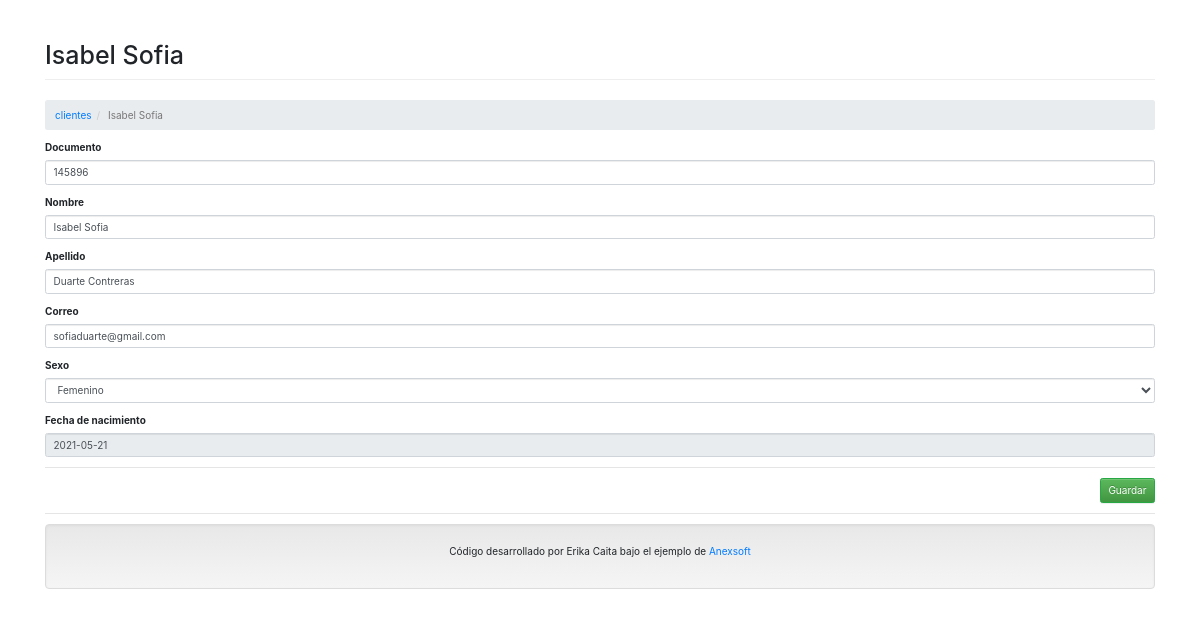
Screenshot of /?c=Cliente&a=Crud&id=10 with the database file from the repository.
### tables this page shows
CREATE TABLE `clientes` (
  `id` int(11) NOT NULL,
  `Documento` int(11) NOT NULL,
  `Nombre` varchar(50) NOT NULL DEFAULT '0',
  `Apellido` varchar(50) NOT NULL DEFAULT '0',
  `Sexo` tinyint(4) NOT NULL DEFAULT '0',
  `FechaNacimiento` varchar(20) DEFAULT NULL,
  `FechaRegistro` varchar(20) DEFAULT NULL,
  `Correo` varchar(50) NOT NULL
);

### controller/Cliente.controller.php (called while the page is built, shortened)
<?php
require_once 'model/Cliente.php';
class ClienteController{
    private $model;
    public function __CONSTRUCT(){
        $this->model = new Cliente();
    }
    public function Crud(){
        $alm = new Cliente();
        if(isset($_REQUEST['id'])){
            $alm = $this->model->Obtener($_REQUEST['id']);
        }
        require_once 'view/header.php';
        require_once 'view/Cliente/Cliente-editar.php';
        require_once 'view/footer.php';
    }
	}

### model/database.php (called while the page is built)
<?php
class Database
{
    public static function StartUp()
    {
        $pdo = new PDO('mysql:host=localhost;dbname=usuarios;charset=utf8', 'root', '');
        $pdo->setAttribute(PDO::ATTR_ERRMODE, PDO::ERRMODE_EXCEPTION);
        return $pdo;
    }
}

### model/Cliente.php (called while the page is built, shortened)
<?php
class Cliente
{
	private $pdo;
	public function __CONSTRUCT()
	{
		try
		{
			$this->pdo = Database::StartUp();
		}
		catch(Exception $e)
		{
			die($e->getMessage());
		}
	}
	public function Obtener($id)
	{
		try
		{
			$stm = $this->pdo
			          ->prepare("SELECT * FROM clientes WHERE id = ?");
			$stm->execute(array($id));
			return $stm->fetch(PDO::FETCH_OBJ);
		} catch (Exception $e)
		{
			die($e->getMessage());
		}
	}
}

### view/Cliente/Cliente-editar.php (the view, shortened to what this page needs)
<h1 class="page-header">
    <?php echo $alm->id != null ? $alm->Nombre : 'Nuevo Registro'; ?>
</h1>
<ol class="breadcrumb">
  <li><a href="?c=Cliente">clientes</a></li>
  <li class="active"><?php echo $alm->id != null ? $alm->Nombre : 'Nuevo Registro'; ?></li>
</ol>
<form id="frm-cliente" action="?c=Cliente&a=Guardar" method="post" enctype="multipart/form-data">
    <div class="form-group">
        <label>Documento</label>
        <input type="text" name="Documento" value="<?php echo $alm->Documento; ?>" class="form-control" placeholder="Ingrese su Documento" data-validacion-tipo="requerido|min:3" />
    </div>
    <div class="form-group">
        <label>Nombre</label>
        <input type="text" name="Nombre" value="<?php echo $alm->Nombre; ?>" class="form-control" placeholder="Ingrese su nombre" data-validacion-tipo="requerido|min:3" />
    </div>
    <div class="form-group">
        <label>Apellido</label>
        <input type="text" name="Apellido" value="<?php echo $alm->Apellido; ?>" class="form-control" placeholder="Ingrese su apellido" data-validacion-tipo="requerido|min:10" />
    </div>
    <div class="form-group">
        <label>Correo</label>
        <input type="text" name="Correo" value="<?php echo $alm->Correo; ?>" class="form-control" placeholder="Ingrese su correo electrónico" data-validacion-tipo="requerido|email" />
    </div>
    <div class="form-group">
        <label>Sexo</label>
        <select name="Sexo" class="form-control">
            <option <?php echo $alm->Sexo == 2 ? 'selected' : ''; ?> value="2">Femenino</option>
        </select>
    </div>
    <div class="form-group">
        <label>Fecha de nacimiento</label>
        <input readonly type="text" name="FechaNacimiento" value="<?php echo $alm->FechaNacimiento; ?>" class="form-control datepicker" placeholder="Ingrese su fecha de nacimiento" data-validacion-tipo="requerido" />
    </div>
    <hr />
    <div class="text-right">
        <button class="btn btn-success">Guardar</button>
    </div>
</form>

### rows the page displays
clientes: Nombre "Isabel Sofia", Documento "145896", Apellido "Duarte Contreras", Correo "sofiaduarte@gmail.com", Sexo "Femenino", FechaNacimiento "2021-05-21"
